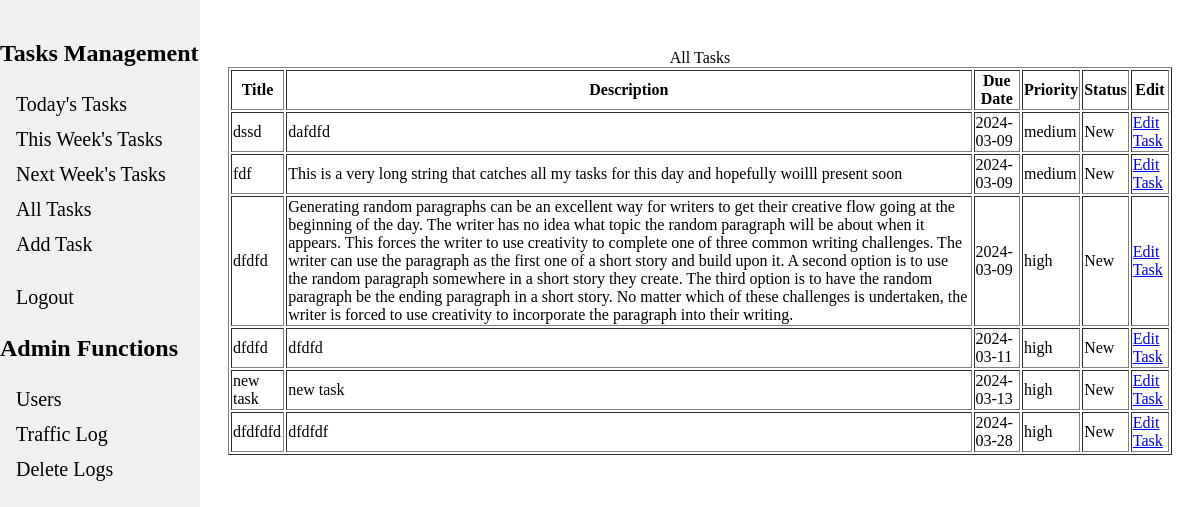
The app's page /list_tasks (signed in), older data.
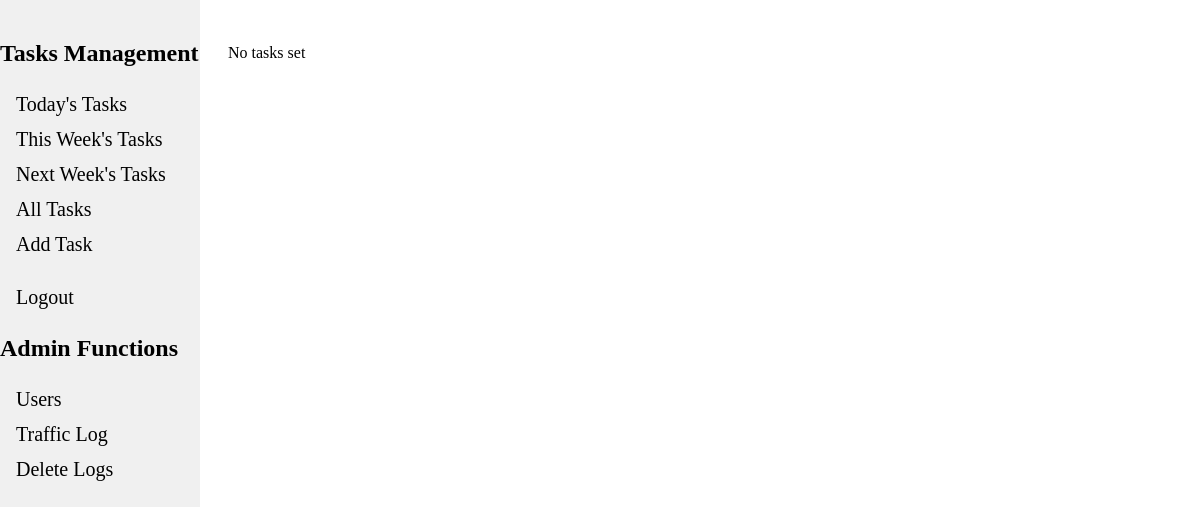
The same page, newer data.
### tables this page shows
CREATE TABLE tasks (
    id INTEGER PRIMARY KEY AUTOINCREMENT,
    user_id INTEGER KEY,
    title TEXT NOT NULL,
    description TEXT,
    due_date DATE,
    priority TEXT DEFAULT 'High',
    status TEXT DEFAULT 'New' /* Can be New, In Progress, Done, Abandoned */
);

### app.py (the view)
@app.route("/list_tasks", methods=["GET", "POST"])
@login_required
def list_tasks():
    form = ViewTaskForm()
    user_id = str(session["user_id"])
    tasks = g.db.execute("""SELECT * FROM tasks WHERE user_id = ?;""", (user_id)).fetchall()
    if form.validate_on_submit():
        print('here')   #useless function used as a milestone test. ignore but to acknowledge progress
    return render_template("view_task_form.html",tasks=tasks, form=form, caption='All Tasks')

### app.py (called while the page is built)
@app.before_request
def load_logged_in_user():
    g.user = session.get("user_id", None)
    session_email = session.get("email", None)
    g.is_admin = session.get('is_admin', None) # Could use to gate admin functions
    db = get_db()
    client_ip = request.remote_addr
    endpoint = request.endpoint
    time = datetime.now()
    g.db.execute("""INSERT INTO traffic_logs (time,ip_addr,user_email,endpoint) VALUES (?,?,?,?)""",
            (time,client_ip, session_email, endpoint))
    g.db.commit()   # note i use the global g.db, for cleanliness throughout the file

def login_required(view):
    @wraps(view)
    def wrapped_view(*args, **kwargs):
        if g.user is None:
            return redirect(url_for("login", next=request.url))
        return view(*args,**kwargs)
    return wrapped_view

### database.py (called while the page is built)
def get_db():
    if "db" not in g:
        g.db = sqlite3.connect(DATABASE, detect_types=sqlite3.PARSE_DECLTYPES)
        g.db.row_factory = sqlite3.Row
        return g.db

### templates/view_task_form.html (shortened to what this page needs)
{% extends "base.html" %}
{% block content %}
<form action="" method="POST" novalidate>
    {% if tasks %}
    <table border="1">
        <h1><caption>{{ caption }}</caption> </h1>
        <tr>
            <th>Title</th>
            <th>Description</th>
            <th>Due Date</th>
            <th>Priority</th>
            <th>Status</th>
            <th>Edit</th>
        </tr>
        {% for indivTask in tasks %}
        <tr>
            <td class="title">{{ indivTask['title'] }}  </td>
            <td>{{ indivTask['description'] }}</td>
            <td>{{ indivTask['due_date'] }}</td>
            <td>{{ indivTask['priority'] }}</td>
            <td>{{ indivTask['status'] }}</td>
            <td><a href="{{ url_for('edit_task', task_id=indivTask['id']) }}" class="btn btn-primary">Edit Task</a></td>
        </tr>
        {% endfor %}
    </table>
    {% else %}
    <p>No tasks set</p>
    {% endif %}
</form>
{% endblock %}

### templates/base.html (shortened to what this page needs)
<!DOCTYPE html>
<html>
<head>
    <link rel="stylesheet" href="../static/baseStyles.css">
</head>
<body>
<div class="navbar">
    {% if 'user_id' in session %}
    <h2>Tasks Management</h2>
    <a href="{{ url_for('todays_tasks') }}">Today's Tasks</a>
    <a href="{{ url_for('this_week_tasks') }}">This Week's Tasks</a>
    <a href="{{ url_for('next_week_tasks') }}">Next Week's Tasks</a>
    <a href="{{ url_for('list_tasks') }}">All Tasks</a>
    <a href="{{ url_for('add_task') }}">Add Task</a>
    <br>
    <a href="{{ url_for('logout') }}">Logout</a>
    {% else %}
        <a href="{{ url_for('login') }}">Login</a>
        <a href="{{ url_for('register') }}">Register</a>
    {% endif %}
    {% if 'is_admin' in session %}
        <h2>Admin Functions</h2>
        <a href="{{ url_for('list_users') }}">Users</a>
        <a href="{{ url_for('view_logs') }}">Traffic Log</a>
        <a href="{{ url_for('delete_all_logs')}}">Delete Logs</a>
    {% endif%}
</div>
<div style="margin-left: 200px; padding: 20px;">
    {% block content %}
    {% endblock %}
</div>
</body>
</html>

### static/baseStyles.css (style rules this page uses)
.navbar { height: 100%; width: 200px; position: fixed; top: 0; left: 0; background-color: #f0f0f0; overflow-x: hidden; padding-top: 20px; }
.navbar a { padding: 6px 8px 6px 16px; text-decoration: none; font-size: 20px; color: black; display: block; }

Row changes from the older to the newer data that the page shows:
removed tasks: title "dssd", description "dafdfd", due_date "2024-03-09", priority "medium", status "New"
removed tasks: title "fdf", description "This is a very long string that catches all my tasks for this day and hopefully woilll present soon", due_date "2024-03-09", priority "medium", status "New"
removed tasks: title "dfdfd", description "Generating random paragraphs can be an excellent way for writers to get their creative flow going at the beginning of the day. The writer has no idea what topic the random paragraph will be about when it appears. This forces the writer to use creativity to complete one of three common writing challenges. The writer can use the paragraph as the first one of a short story and build upon it. A second option is to use the random paragraph somewhere in a short story they create. The third option is to have the random paragraph be the ending paragraph in a short story. No matter which of these challenges is undertaken, the writer is forced to use creativity to incorporate the paragraph into their…", due_date "2024-03-09", priority "high", status "New"
removed tasks: title "dfdfd", description "dfdfd", due_date "2024-03-11", priority "high", status "New"
removed tasks: title "new task", description "new task", due_date "2024-03-13", priority "high", status "New"
removed tasks: title "dfdfdfd", description "dfdfdf", due_date "2024-03-28", priority "high", status "New"
Text that changed along with them:
{{ caption }}: "All Tasks" → (not shown)
text no longer shown: "Title Description Due Date Priority Status Edit"
text now shown: "No tasks set"
